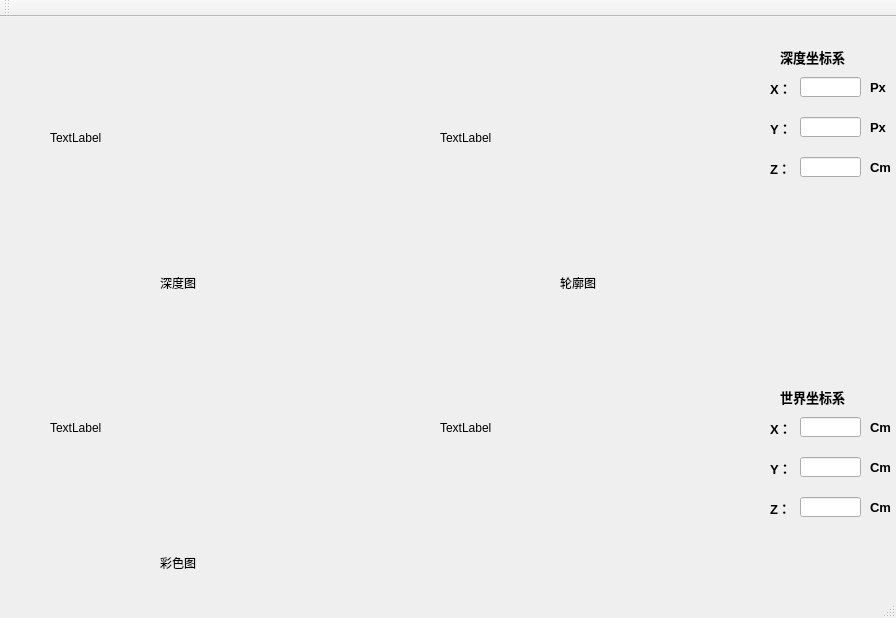
<?xml version="1.0" encoding="UTF-8"?>
<ui version="4.0">
 <class>KinectCoordinateClass</class>
 <widget class="QMainWindow" name="KinectCoordinateClass">
  <property name="geometry">
   <rect>
    <x>0</x>
    <y>0</y>
    <width>896</width>
    <height>618</height>
   </rect>
  </property>
  <property name="minimumSize">
   <size>
    <width>896</width>
    <height>618</height>
   </size>
  </property>
  <property name="maximumSize">
   <size>
    <width>896</width>
    <height>618</height>
   </size>
  </property>
  <property name="windowTitle">
   <string>KinectCoordinate</string>
  </property>
  <widget class="QWidget" name="centralWidget">
   <widget class="QLabel" name="label">
    <property name="geometry">
     <rect>
      <x>50</x>
      <y>10</y>
      <width>271</width>
      <height>221</height>
     </rect>
    </property>
    <property name="text">
     <string>TextLabel</string>
    </property>
   </widget>
   <widget class="QLabel" name="label_2">
    <property name="geometry">
     <rect>
      <x>440</x>
      <y>10</y>
      <width>271</width>
      <height>221</height>
     </rect>
    </property>
    <property name="text">
     <string>TextLabel</string>
    </property>
   </widget>
   <widget class="QLabel" name="label_3">
    <property name="geometry">
     <rect>
      <x>50</x>
      <y>300</y>
      <width>271</width>
      <height>221</height>
     </rect>
    </property>
    <property name="text">
     <string>TextLabel</string>
    </property>
   </widget>
   <widget class="QLabel" name="label_4">
    <property name="geometry">
     <rect>
      <x>440</x>
      <y>300</y>
      <width>271</width>
      <height>221</height>
     </rect>
    </property>
    <property name="text">
     <string>TextLabel</string>
    </property>
   </widget>
   <widget class="QLabel" name="label_5">
    <property name="geometry">
     <rect>
      <x>160</x>
      <y>260</y>
      <width>54</width>
      <height>12</height>
     </rect>
    </property>
    <property name="text">
     <string>深度图</string>
    </property>
   </widget>
   <widget class="QLabel" name="label_6">
    <property name="geometry">
     <rect>
      <x>560</x>
      <y>260</y>
      <width>54</width>
      <height>12</height>
     </rect>
    </property>
    <property name="text">
     <string>轮廓图</string>
    </property>
   </widget>
   <widget class="QLabel" name="label_7">
    <property name="geometry">
     <rect>
      <x>160</x>
      <y>540</y>
      <width>54</width>
      <height>12</height>
     </rect>
    </property>
    <property name="text">
     <string>彩色图</string>
    </property>
   </widget>
   <widget class="QLabel" name="label_8">
    <property name="geometry">
     <rect>
      <x>770</x>
      <y>60</y>
      <width>21</width>
      <height>21</height>
     </rect>
    </property>
    <property name="font">
     <font>
      <pointsize>10</pointsize>
      <weight>75</weight>
      <bold>true</bold>
     </font>
    </property>
    <property name="text">
     <string>X：</string>
    </property>
   </widget>
   <widget class="QLineEdit" name="D_X">
    <property name="geometry">
     <rect>
      <x>800</x>
      <y>60</y>
      <width>61</width>
      <height>20</height>
     </rect>
    </property>
    <property name="cursor">
     <cursorShape>BlankCursor</cursorShape>
    </property>
   </widget>
   <widget class="QLabel" name="label_9">
    <property name="geometry">
     <rect>
      <x>770</x>
      <y>100</y>
      <width>21</width>
      <height>21</height>
     </rect>
    </property>
    <property name="font">
     <font>
      <pointsize>10</pointsize>
      <weight>75</weight>
      <bold>true</bold>
     </font>
    </property>
    <property name="text">
     <string>Y：</string>
    </property>
   </widget>
   <widget class="QLabel" name="label_10">
    <property name="geometry">
     <rect>
      <x>770</x>
      <y>140</y>
      <width>21</width>
      <height>21</height>
     </rect>
    </property>
    <property name="font">
     <font>
      <pointsize>10</pointsize>
      <weight>75</weight>
      <bold>true</bold>
     </font>
    </property>
    <property name="text">
     <string>Z：</string>
    </property>
   </widget>
   <widget class="QLineEdit" name="D_Y">
    <property name="geometry">
     <rect>
      <x>800</x>
      <y>100</y>
      <width>61</width>
      <height>20</height>
     </rect>
    </property>
    <property name="cursor">
     <cursorShape>BlankCursor</cursorShape>
    </property>
   </widget>
   <widget class="QLineEdit" name="D_Z">
    <property name="geometry">
     <rect>
      <x>800</x>
      <y>140</y>
      <width>61</width>
      <height>20</height>
     </rect>
    </property>
    <property name="cursor">
     <cursorShape>BlankCursor</cursorShape>
    </property>
   </widget>
   <widget class="QLineEdit" name="W_Z">
    <property name="geometry">
     <rect>
      <x>800</x>
      <y>480</y>
      <width>61</width>
      <height>20</height>
     </rect>
    </property>
    <property name="cursor">
     <cursorShape>BlankCursor</cursorShape>
    </property>
   </widget>
   <widget class="QLineEdit" name="W_Y">
    <property name="geometry">
     <rect>
      <x>800</x>
      <y>440</y>
      <width>61</width>
      <height>20</height>
     </rect>
    </property>
    <property name="cursor">
     <cursorShape>BlankCursor</cursorShape>
    </property>
   </widget>
   <widget class="QLabel" name="label_11">
    <property name="geometry">
     <rect>
      <x>770</x>
      <y>480</y>
      <width>21</width>
      <height>21</height>
     </rect>
    </property>
    <property name="font">
     <font>
      <pointsize>10</pointsize>
      <weight>75</weight>
      <bold>true</bold>
     </font>
    </property>
    <property name="text">
     <string>Z：</string>
    </property>
   </widget>
   <widget class="QLabel" name="label_12">
    <property name="geometry">
     <rect>
      <x>770</x>
      <y>400</y>
      <width>21</width>
      <height>21</height>
     </rect>
    </property>
    <property name="font">
     <font>
      <pointsize>10</pointsize>
      <weight>75</weight>
      <bold>true</bold>
     </font>
    </property>
    <property name="text">
     <string>X：</string>
    </property>
   </widget>
   <widget class="QLabel" name="label_13">
    <property name="geometry">
     <rect>
      <x>770</x>
      <y>440</y>
      <width>21</width>
      <height>21</height>
     </rect>
    </property>
    <property name="font">
     <font>
      <pointsize>10</pointsize>
      <weight>75</weight>
      <bold>true</bold>
     </font>
    </property>
    <property name="text">
     <string>Y：</string>
    </property>
   </widget>
   <widget class="QLineEdit" name="W_X">
    <property name="geometry">
     <rect>
      <x>800</x>
      <y>400</y>
      <width>61</width>
      <height>20</height>
     </rect>
    </property>
    <property name="cursor">
     <cursorShape>BlankCursor</cursorShape>
    </property>
   </widget>
   <widget class="QLabel" name="label_14">
    <property name="geometry">
     <rect>
      <x>780</x>
      <y>30</y>
      <width>71</width>
      <height>20</height>
     </rect>
    </property>
    <property name="font">
     <font>
      <pointsize>10</pointsize>
      <weight>75</weight>
      <bold>true</bold>
     </font>
    </property>
    <property name="text">
     <string>深度坐标系</string>
    </property>
   </widget>
   <widget class="QLabel" name="label_15">
    <property name="geometry">
     <rect>
      <x>780</x>
      <y>370</y>
      <width>71</width>
      <height>20</height>
     </rect>
    </property>
    <property name="font">
     <font>
      <pointsize>10</pointsize>
      <weight>75</weight>
      <bold>true</bold>
     </font>
    </property>
    <property name="text">
     <string>世界坐标系</string>
    </property>
   </widget>
   <widget class="QLabel" name="label_16">
    <property name="geometry">
     <rect>
      <x>870</x>
      <y>140</y>
      <width>21</width>
      <height>21</height>
     </rect>
    </property>
    <property name="font">
     <font>
      <pointsize>10</pointsize>
      <weight>75</weight>
      <bold>true</bold>
     </font>
    </property>
    <property name="text">
     <string>Cm</string>
    </property>
   </widget>
   <widget class="QLabel" name="label_17">
    <property name="geometry">
     <rect>
      <x>870</x>
      <y>400</y>
      <width>21</width>
      <height>21</height>
     </rect>
    </property>
    <property name="font">
     <font>
      <pointsize>10</pointsize>
      <weight>75</weight>
      <bold>true</bold>
     </font>
    </property>
    <property name="text">
     <string>Cm</string>
    </property>
   </widget>
   <widget class="QLabel" name="label_18">
    <property name="geometry">
     <rect>
      <x>870</x>
      <y>440</y>
      <width>21</width>
      <height>21</height>
     </rect>
    </property>
    <property name="font">
     <font>
      <pointsize>10</pointsize>
      <weight>75</weight>
      <bold>true</bold>
     </font>
    </property>
    <property name="text">
     <string>Cm</string>
    </property>
   </widget>
   <widget class="QLabel" name="label_19">
    <property name="geometry">
     <rect>
      <x>870</x>
      <y>480</y>
      <width>21</width>
      <height>21</height>
     </rect>
    </property>
    <property name="font">
     <font>
      <pointsize>10</pointsize>
      <weight>75</weight>
      <bold>true</bold>
     </font>
    </property>
    <property name="text">
     <string>Cm</string>
    </property>
   </widget>
   <widget class="QLabel" name="label_20">
    <property name="geometry">
     <rect>
      <x>870</x>
      <y>100</y>
      <width>21</width>
      <height>21</height>
     </rect>
    </property>
    <property name="font">
     <font>
      <pointsize>10</pointsize>
      <weight>75</weight>
      <bold>true</bold>
     </font>
    </property>
    <property name="text">
     <string>Px</string>
    </property>
   </widget>
   <widget class="QLabel" name="label_21">
    <property name="geometry">
     <rect>
      <x>870</x>
      <y>60</y>
      <width>21</width>
      <height>21</height>
     </rect>
    </property>
    <property name="font">
     <font>
      <pointsize>10</pointsize>
      <weight>75</weight>
      <bold>true</bold>
     </font>
    </property>
    <property name="text">
     <string>Px</string>
    </property>
   </widget>
  </widget>
  <widget class="QMenuBar" name="menuBar">
   <property name="geometry">
    <rect>
     <x>0</x>
     <y>0</y>
     <width>896</width>
     <height>23</height>
    </rect>
   </property>
  </widget>
  <widget class="QToolBar" name="mainToolBar">
   <attribute name="toolBarArea">
    <enum>TopToolBarArea</enum>
   </attribute>
   <attribute name="toolBarBreak">
    <bool>false</bool>
   </attribute>
  </widget>
  <widget class="QStatusBar" name="statusBar"/>
 </widget>
 <layoutdefault spacing="6" margin="11"/>
 <resources>
  <include location="kinectcoordinate.qrc"/>
 </resources>
 <connections/>
 <designerdata>
  <property name="gridDeltaX">
   <number>10</number>
  </property>
  <property name="gridDeltaY">
   <number>10</number>
  </property>
  <property name="gridSnapX">
   <bool>true</bool>
  </property>
  <property name="gridSnapY">
   <bool>true</bool>
  </property>
  <property name="gridVisible">
   <bool>true</bool>
  </property>
 </designerdata>
</ui>
